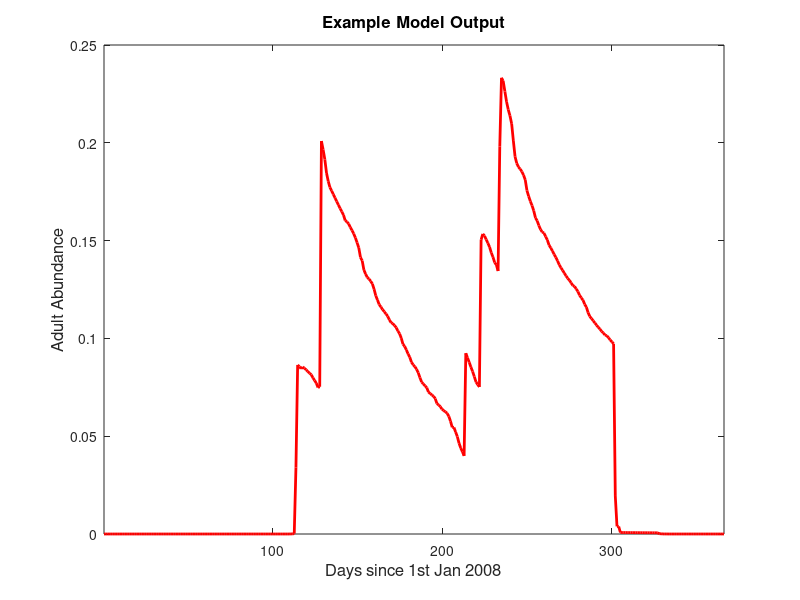
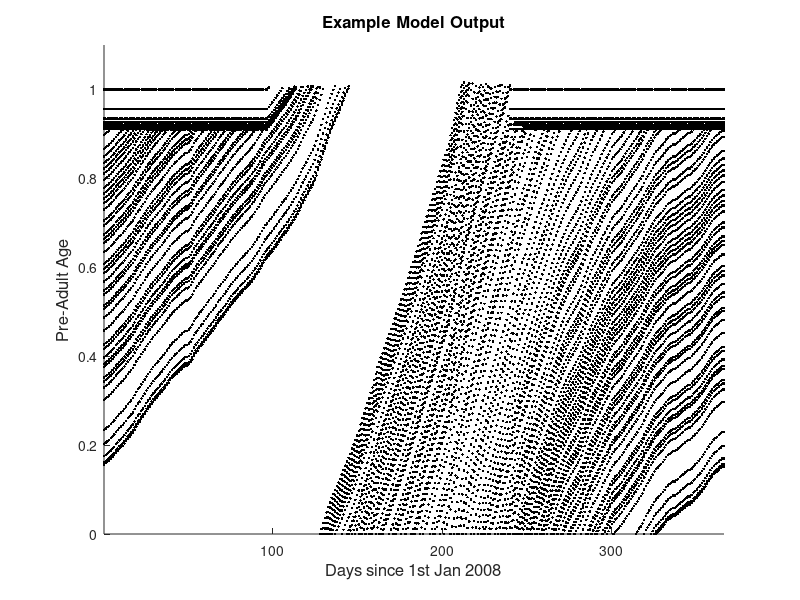

MATLAB code for these plots, in order:
function Mechanistic_Midge_Model
%MECHANISTIC_MIDGE_MODEL Midge model using example data and plotted
%   Note that this model uses example data, but daily field data may be
%   used.  Here we use a leap year number of days to coincide with our
%   field data.
%
%   It is assumed that all data files are in the same folder as this
%   script.
%
%   This was programmed by Dr Steven White, CEH Wallingford (25/10/16).

%% Load datasets
tempvar=load('photoperiod.mat'); %photoperiod data
photoperiod=tempvar.photoperiod;

tempvar=load('soiltemps.mat'); %load the soil temps
soiltemps=tempvar.soiltemps;

tempvar=load('airtemps.mat'); %load the temperature data.
airtemps=tempvar.airtemps;

ddp=[1.33292201187087e-08; 2.67591445332698; 3.18698597432782e-07; ...
    5.69639631283444; 8.64223690531383e-05; 46986.5044460894; ...
    49065.5221025845]; %Define site specific model parameters

%% Run the model and plot

[totalmodeloutput,ages]=model(ddp); %call the main model function below

figure(1)
plot(totalmodeloutput,'r','LineWidth',2)
xlim([1 366])
xlabel('Days since 1st Jan 2008','Fontsize',12)
ylabel('Adult Abundance','Fontsize',12)
title('Example Model Output','FontSize',12)

figure(2)
hold on
for index=1:366
    agetp=ages{index,1};
    agetp2=unique(agetp);
    plot(index*ones(size(agetp2)),agetp2,'k.')
end
axis([1 366 0 1.1])
xlabel('Days since 1st Jan 2008','Fontsize',12)
ylabel('Pre-Adult Age','Fontsize',12)
title('Example Model Output','Fontsize',12)



    function [modeloutput,ages]=model(ddparams1)
        % Define the initial cohorts of midges. Here we assume that
        % initially all midges are pre-pupal.
        
        % Define the initial number of cohorts.
        ncoh=50;
        % Define the number of eggs in each cohort (comes from data). There
        % are no adults
        eggnum=20*normrnd(49.7,11.1,ncoh,1); %number of adults*clutch size
        nullnum=[];
        parnum=[];
        % Next we define the pre-adult age of each cohort.  To do this, we
        % define age on the interval [0 1], where 0 indicates new eggs,
        % 0.91 indicates new pupae and 1 indicates adult emergence from the
        % pupal stage.  The ages come from data.
        eggage=zeros(ncoh,1); %Initialise the eggages.  There are no adults.
        nullage=[];
        parage=[];
        for i=1:ncoh
            agetemporary=normrnd(0.76,0.2); %pick an age
            while agetemporary>=0.91 %check to see if midges are pre-pupal
                agetemporary=normrnd(0.76,0.1); %if not pre-pupal try a new age
            end
            eggage(i)=agetemporary; %set age
        end
        clear agetemporary
        
        
        % Number of days in year.
        timeend=length(airtemps);
        
        % Do the main model run
        
        % Run the model once to recalculate the initial pre-adult numbers
        % and ages
        [~,~,~,ICsegg,~,~,~,~,~,~]=yearrun(airtemps,timeend,eggnum,nullnum,parnum,eggage,nullage,parage);
        % do a second run for luck ;-)
        [~,~,~,ICsegg,~,~,~,~,~,~]=yearrun(airtemps,timeend,ICsegg(:,1),[],[],ICsegg(:,2),[],[]);
        % Do the proper run
        [~,nullvec,parvec,~,~,~,~,~,~,ages]=yearrun(airtemps,timeend,ICsegg(:,1),[],[],ICsegg(:,2),[],[]);
        modeloutput=ddparams1(3)*(nullvec+parvec); %adjust output by efficiency coefficient
        
        %% Yearly model run - this is the main function
        function [eggvec,nullvec,parvec,ICsegg,ICsnull,ICspar,newegg,newnull,newpar,ages]=yearrun(temp,timeend,eggnum,nullnum,parnum,eggage,nullage,parage)
            
            % Define a load of temporary storage vectors (used for moving
            % cohorts between clases).
            nullfromeggage=[];
            nullfromeggnum=[];
            parfromnullage=[];
            parfromnullnum=[];
            eggfromnullage=[];
            eggfromnullnum=[];
            parfromparage=[];
            parfromparnum=[];
            eggfromparage=[];
            eggfromparnum=[];
            
            % Define some storage vectors
            eggvec=zeros(timeend,1);
            eggvec(1)=sum(eggnum);
            nullvec=zeros(timeend,1);
            nullvec(1)=sum(nullnum);
            parvec=zeros(timeend,1);
            parvec(1)=sum(parnum);
            
            newegg=[];
            newnull=[];
            newpar=[];
            
            track=zeros(timeend+1,2);
            track(1,1)=max(eggage);
            
            ages=cell(timeend,3);
            
            marker=1;
            
            for t=1:timeend
                
                if marker==1 && track(t,1)<1
                    [track(t+1,1),~]=eggdev(track(t,1),0,t,ddparams1);
                elseif marker==1 && track(t,1)>1
                    track(t+1,1)=0;
                    marker=2;
                elseif marker==2
                    marker=3;
                elseif marker==3 && track(t,2)<1
                    [track(t+1,2),~]=adultdev(track(t,2),0,t);
                elseif marker==3 && track(t,2)>1
                    track(t+1,2)=0;
                    marker=1;
                end
                
                %Check to see if any of populations have gone extinct
                if nnz(parnum<=0.001)>0 %Check to see if the parous adults have gone extinct
                    parage=parage(parnum>0.001); %Remove the ages of parous adults that have gone extinct
                    parnum=parnum(parnum>0.001); %Remove the populations parous adults that have gone extinct
                end
                if nnz(nullnum<=0.001)>0 %Check to see if any of the nulliparous adults have gone extinct
                    nullage=nullage(nullnum>0.001); %Remove the ages of nulliparous adults that have gone extinct
                    nullnum=nullnum(nullnum>0.001); %Remove the populations nulliparous adults that have gone extinct
                end
                
                % Evolve the cohorts
                
                % Eggs (pre-adults)
                if nnz(eggage>=1)==0  && ~isempty(eggage) %Some eggs are available to develop
                    [eggage,eggnum]=eggdev(eggage,eggnum,t,ddparams1); %Develop the pre-adults
                    nullfromeggage=[]; %No nulliparous adults come from eggs
                    nullfromeggnum=[]; %No nulliparous adults come from eggs
                elseif nnz(eggage>=1)>0  && ~isempty(eggage) %Some eggs have developed
                    nullfromeggage=zeros(size(eggage(eggage>=1))); %Make new nulliparous adult ages
                    nullfromeggnum=eggnum(eggage>=1); %Add the pre-adult numbers to the nulliparous adults
                    eggnum=eggnum(eggage<1); %Remove the aged pre-adults that have developed from the pre-adult numbers
                    eggage=eggage(eggage<1); %Remove the aged pre-adults that have developed from the pre-adult ages
                    if ~isempty(eggage)
                        [eggage,eggnum]=eggdev(eggage,eggnum,t,ddparams1); %Develop the pre-adults
                    end
                else
                    %There are no pre-adults
                    nullfromeggage=[]; %No nulliparous adults come from eggs
                    nullfromeggnum=[]; %No nulliparous adults come from eggs
                end
                
                % nulliparous Adults
                if nnz(nullage>=1)==0  && ~isempty(nullage) %Some nulliparous adults are available to develop but don't lay eggs
                    [nullage,nullnum]=adultdev(nullage,nullnum,t); %Develop the nulliparous adults
                    parfromnullage=[]; %No parous adults come from nulliparous adults
                    parfromnullnum=[]; %No parous adults come from nulliparous adults
                    eggfromnullage=[]; %No eggs come from nulliparous adults
                    eggfromnullnum=[]; %No eggs come from nulliparous adults
                elseif nnz(nullage>=1)>0  && ~isempty(nullage) %Some nulliparous have developed and lay eggs
                    parfromnullage=zeros(size(nullage(nullage>=1))); %Make new parous adult ages
                    parfromnullnum=nullnum(nullage>=1); %Add the nulliparous adult numbers to the parous adults
                    eggfromnullage=zeros(nnz(nullage>=1),1); %Add ages of newly laid eggs
                    if temp(t)>12
                        eggfromnullnum=nullnum(nullage>=1).*normrnd(49.7,11.1,nnz(nullage>=1),1);%49.7.*ones(nnz(nullage>=1),1); %Add newly laid eggs if warm
                    else
                        eggfromnullnum=nullnum(nullage>=1).*5.*ones(nnz(nullage>=1),1); %Add newly laid eggs if cold
                    end
                    nullnum=nullnum(nullage<1); %Remove the aged nulliparous adults that have developed from the nulliparous adult numbers
                    nullage=nullage(nullage<1); %Remove the aged nulliparous adults that have developed from the nulliparous adult ages
                    if ~isempty(nullage)
                        [nullage,nullnum]=adultdev(nullage,nullnum,t); %Develop the nulliparous adults
                    end
                else
                    %There are no nulliparours adults
                    parfromnullage=[]; %No parous adults come from nulliparous adults
                    parfromnullnum=[]; %No parous adults come from nulliparous adults
                    eggfromnullage=[]; %No eggs come from nulliparous adults
                    eggfromnullnum=[]; %No eggs come from nulliparous adults
                end
                
                % Parous Adults
                if nnz(parage>=1)==0  && ~isempty(parage) %Some parous adults are available to develop but don't lay eggs
                    [parage,parnum]=adultdev(parage,parnum,t); %Develop the parous adults
                    parfromparage=[]; %No parous adults come from parous adults
                    parfromparnum=[]; %No parous adults come from parous adults
                    eggfromparage=[]; %No eggs come from parous adults
                    eggfromparnum=[]; %No eggs come from parous adults
                elseif nnz(parage>=1)>0  && ~isempty(parage) %Some parous have developed and lay eggs
                    parfromparage=zeros(size(parage(parage>=1))); %Make new parous adult ages
                    parfromparnum=parnum(parage>=1); %Add the parous adult numbers to the parous adults
                    eggfromparage=zeros(nnz(parage>=1),1); %Add ages of newly laid eggs
                    if temp(t)>12
                        eggfromparnum=parnum(parage>=1).*normrnd(49.7,11.1,nnz(parage>=1),1);%49.7.*ones(nnz(parage>=1),1); %Add newly laid eggs if warm
                    else
                        eggfromparnum=parnum(parage>=1).*5.*ones(nnz(parage>=1),1); %Add newly laid eggs if cold
                    end
                    parnum=parnum(parage<1); %Remove the aged parous adults that have developed from the parous adult numbers
                    parage=parage(parage<1); %Remove the aged parous adults that have developed from the parous adult ages
                    if ~isempty(parage)
                        [parage,parnum]=adultdev(parage,parnum,t); %Develop the parous adults
                    end
                else
                    %There are no parous adults
                    parfromparage=[]; %No parous adults come from parous adults
                    parfromparnum=[]; %No parous adults come from parous adults
                    eggfromparage=[]; %No eggs come from parous adults
                    eggfromparnum=[]; %No eggs come from parous adults
                end
                
                %Add in all the new eggs, nulliparous adults and parous
                %adults that have been created in this time-step, if any.
                %If none, then only a blank is added!  Do this here to
                %avoid new individuals evolving during a time-step.
                
                eggage=[eggage; eggfromnullage; eggfromparage]; %Egg ages
                eggnum=[eggnum; eggfromnullnum; eggfromparnum]; %Egg numbers
                nullage=[nullage; nullfromeggage]; %nulliparous adult ages
                nullnum=[nullnum; nullfromeggnum]; %nulliparous adult ages
                parage=[parage; parfromnullage; parfromparage]; %Parous adult ages
                parnum=[parnum; parfromnullnum; parfromparnum]; %Parous adult ages
                
                newegg=[newegg; sum(eggfromnullnum)+sum(eggfromparnum)]; %Store new pre-adults
                newnull=[newnull; sum(nullfromeggnum)]; %Store new nulliparous adults
                newpar=[newpar; sum(parfromnullnum)+sum(parfromparnum)]; %Sore new parous adults
                
                % Store the total abundances for the day - note the IC is
                % not kept
                eggvec(t)=sum(eggnum);
                nullvec(t)=sum(nullnum);
                parvec(t)=sum(parnum);
                
                % Store the ages
                ages{t,1}=eggage;
                ages{t,2}=nullage;
                ages{t,3}=parage;
            end
            %Store the last numbers and ages (used for running the function
            %multiple times)
            ICsegg=[eggnum, eggage];
            ICsnull=[nullnum, nullage];
            ICspar=[parnum, parage];
            
        end
        
        
        
        %% Development functions defined in the main function
        
        % Egg development and survival
        function [eggage,eggnum]=eggdev(eggage,eggnum,t,ddparams1)
            %Development
            if soiltemps(t)>=0 %Is it warm enough to develop?
                %Check to see if not in diapause period
                if mod(t,366)>find(photoperiod>ddparams1(end-1),1,'first') && ...
                        mod(t,366)<find(photoperiod>ddparams1(end),1,'last')
                    eggage=eggage+exp(0.1011*soiltemps(t)-5.9177); %If yes then age
                else
                    %only young pre-adults develop
                    eggage(eggage<0.91)=eggage(eggage<0.91)+exp(0.1011*soiltemps(t)-5.9177);
                end
                %Otherwise don't age
            end
            %Mortalities
            eggnum=eggnum*eggsurv(t)*DD(eggnum,t,ddparams1);
            
            % Egg survival
            function alpha=eggsurv(t)
                b1=0.0009;
                c1=0.9629;
                b2=-0.0039;
                c2=1.0802;
                if soiltemps(t)<5
                    alpha=1;
                elseif soiltemps(t)>=5 && soiltemps(t)<12.5
                    alpha=0.974;
                elseif soiltemps(t)>=12.5 && soiltemps(t)<24.5
                    alpha=b1*soiltemps(t)+c1;
                elseif soiltemps(t)>=24.5 && soiltemps(t)<35
                    alpha=b2*soiltemps(t)+c2;
                else
                    alpha=0.944;
                end
            end
            
            % Larval density-depend - note egg/pupal stages incur DD
            % Maynard Smith and Slatkin 1973 Nt+1=r*Nt/(1+(a*Nt)^b)
            function dd=DD(eggnum,t,ddparams1)
                a=ddparams1(1);
                b=ddparams1(2);
                if soiltemps(t)<5
                    dd=1;
                else
                    dd=1/(1+(a*sum(eggnum))^b);
                end
            end
            
        end
        
        % Adult development and survival
        function [adultage,adultnum]=adultdev(adultage,adultnum,t)
            %Development
            if airtemps(t)>=1 %Is it warm enough to develop?
                func=-1.98+0.07217*airtemps(t)+2516.65/(airtemps(t)^2);
                adultage=adultage+1/func; %If yes then age
                %Otherwise don't age
            end
            %Mortalities
            adultnum=adultnum*adultsurv(t);
            
            % Adult survival
            function alpha=adultsurv(t)
                u=0.00001;
                v=-0.001;
                w=0.0187;
                z=0.8924;
                if airtemps(t)<=2
                    alpha=0.2;
                elseif airtemps(t)>2 && airtemps(t)<10
                    alpha=0.9894;
                else
                    alpha=u*airtemps(t)^3+v*airtemps(t)^2+w*airtemps(t)+z;
                end
            end
            
        end
        %% End of Function
    end
end

